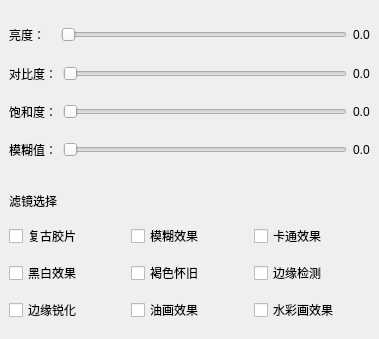
<?xml version="1.0" encoding="UTF-8"?>
<ui version="4.0">
 <class>FilterSettings</class>
 <widget class="QWidget" name="FilterSettings">
  <property name="geometry">
   <rect>
    <x>0</x>
    <y>0</y>
    <width>379</width>
    <height>339</height>
   </rect>
  </property>
  <property name="windowTitle">
   <string>Form</string>
  </property>
  <layout class="QGridLayout" name="gridLayout_2">
   <property name="leftMargin">
    <number>0</number>
   </property>
   <property name="topMargin">
    <number>10</number>
   </property>
   <property name="rightMargin">
    <number>0</number>
   </property>
   <property name="bottomMargin">
    <number>0</number>
   </property>
   <property name="verticalSpacing">
    <number>0</number>
   </property>
   <item row="0" column="0">
    <widget class="QWidget" name="widget" native="true">
     <layout class="QVBoxLayout" name="verticalLayout">
      <item>
       <layout class="QHBoxLayout" name="horizontalLayout">
        <item>
         <widget class="QLabel" name="lightlabel">
          <property name="text">
           <string>亮度：   </string>
          </property>
         </widget>
        </item>
        <item>
         <widget class="QSlider" name="lightSlider">
          <property name="orientation">
           <enum>Qt::Orientation::Horizontal</enum>
          </property>
         </widget>
        </item>
        <item>
         <widget class="QLabel" name="lightValue">
          <property name="text">
           <string>0.0</string>
          </property>
         </widget>
        </item>
       </layout>
      </item>
      <item>
       <layout class="QHBoxLayout" name="horizontalLayout_2">
        <item>
         <widget class="QLabel" name="contrastlabel">
          <property name="text">
           <string>对比度：</string>
          </property>
         </widget>
        </item>
        <item>
         <widget class="QSlider" name="contrastSlider">
          <property name="orientation">
           <enum>Qt::Orientation::Horizontal</enum>
          </property>
         </widget>
        </item>
        <item>
         <widget class="QLabel" name="contrastValue">
          <property name="text">
           <string>0.0</string>
          </property>
         </widget>
        </item>
       </layout>
      </item>
      <item>
       <layout class="QHBoxLayout" name="horizontalLayout_3">
        <item>
         <widget class="QLabel" name="saturationlabel">
          <property name="text">
           <string>饱和度：</string>
          </property>
         </widget>
        </item>
        <item>
         <widget class="QSlider" name="saturationSlider">
          <property name="orientation">
           <enum>Qt::Orientation::Horizontal</enum>
          </property>
         </widget>
        </item>
        <item>
         <widget class="QLabel" name="saturationValue">
          <property name="text">
           <string>0.0</string>
          </property>
         </widget>
        </item>
       </layout>
      </item>
      <item>
       <layout class="QHBoxLayout" name="horizontalLayout_4">
        <item>
         <widget class="QLabel" name="blurlabel">
          <property name="text">
           <string>模糊值：</string>
          </property>
         </widget>
        </item>
        <item>
         <widget class="QSlider" name="blurSlider">
          <property name="orientation">
           <enum>Qt::Orientation::Horizontal</enum>
          </property>
         </widget>
        </item>
        <item>
         <widget class="QLabel" name="blurValue">
          <property name="text">
           <string>0.0</string>
          </property>
         </widget>
        </item>
       </layout>
      </item>
     </layout>
    </widget>
   </item>
   <item row="1" column="0">
    <widget class="QWidget" name="widget_2" native="true">
     <layout class="QGridLayout" name="gridLayout" rowstretch="0,0,0,0">
      <item row="2" column="2">
       <widget class="QCheckBox" name="edgeCB">
        <property name="text">
         <string>边缘检测</string>
        </property>
       </widget>
      </item>
      <item row="1" column="0">
       <widget class="QCheckBox" name="filmCB">
        <property name="text">
         <string>复古胶片</string>
        </property>
       </widget>
      </item>
      <item row="1" column="1">
       <widget class="QCheckBox" name="blurCB">
        <property name="text">
         <string>模糊效果</string>
        </property>
       </widget>
      </item>
      <item row="1" column="2">
       <widget class="QCheckBox" name="cartoonCB">
        <property name="text">
         <string>卡通效果</string>
        </property>
       </widget>
      </item>
      <item row="2" column="1">
       <widget class="QCheckBox" name="sepiaCB">
        <property name="text">
         <string>褐色怀旧</string>
        </property>
       </widget>
      </item>
      <item row="3" column="2">
       <widget class="QCheckBox" name="waterCB">
        <property name="text">
         <string>水彩画效果</string>
        </property>
       </widget>
      </item>
      <item row="2" column="0">
       <widget class="QCheckBox" name="bwCB">
        <property name="text">
         <string>黑白效果</string>
        </property>
       </widget>
      </item>
      <item row="3" column="0">
       <widget class="QCheckBox" name="sharpenCB">
        <property name="text">
         <string>边缘锐化</string>
        </property>
       </widget>
      </item>
      <item row="3" column="1">
       <widget class="QCheckBox" name="oilCB">
        <property name="text">
         <string>油画效果</string>
        </property>
       </widget>
      </item>
      <item row="0" column="0">
       <widget class="QLabel" name="label_9">
        <property name="maximumSize">
         <size>
          <width>16777215</width>
          <height>20</height>
         </size>
        </property>
        <property name="text">
         <string>滤镜选择</string>
        </property>
       </widget>
      </item>
     </layout>
    </widget>
   </item>
  </layout>
 </widget>
 <resources/>
 <connections/>
</ui>
